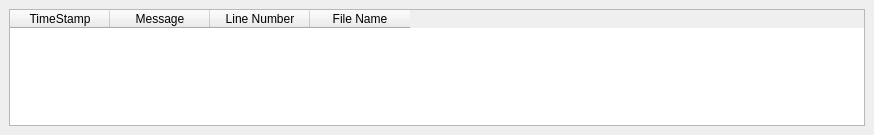
<?xml version="1.0" encoding="UTF-8"?>
<ui version="4.0">
 <class>CLoggingView</class>
 <widget class="QDockWidget" name="CLoggingView">
  <property name="geometry">
   <rect>
    <x>0</x>
    <y>0</y>
    <width>874</width>
    <height>135</height>
   </rect>
  </property>
  <property name="styleSheet">
   <string notr="true">QDockWidget::title {
	background-color: rgb(174, 174, 220);
	color: rgb(45, 45, 45);
	 border: 1px solid black;
     border-top: 3px solid qlineargradient(x1: 0, y1: 0, x2: 0, y2: 1,
                                       stop: 0 black, stop: 1  rgb(174, 174, 220));
     border-radius: 2px;
 }</string>
  </property>
  <property name="windowTitle">
   <string>Log View</string>
  </property>
  <widget class="QWidget" name="dockWidgetContents">
   <layout class="QVBoxLayout" name="verticalLayout">
    <item>
     <widget class="QTableWidget" name="m_logTable">
      <property name="editTriggers">
       <set>QAbstractItemView::NoEditTriggers</set>
      </property>
      <property name="alternatingRowColors">
       <bool>true</bool>
      </property>
      <attribute name="verticalHeaderVisible">
       <bool>false</bool>
      </attribute>
      <column>
       <property name="text">
        <string>TimeStamp</string>
       </property>
      </column>
      <column>
       <property name="text">
        <string>Message</string>
       </property>
      </column>
      <column>
       <property name="text">
        <string>Line Number</string>
       </property>
      </column>
      <column>
       <property name="text">
        <string>File Name</string>
       </property>
      </column>
     </widget>
    </item>
   </layout>
  </widget>
 </widget>
 <resources/>
 <connections/>
</ui>
